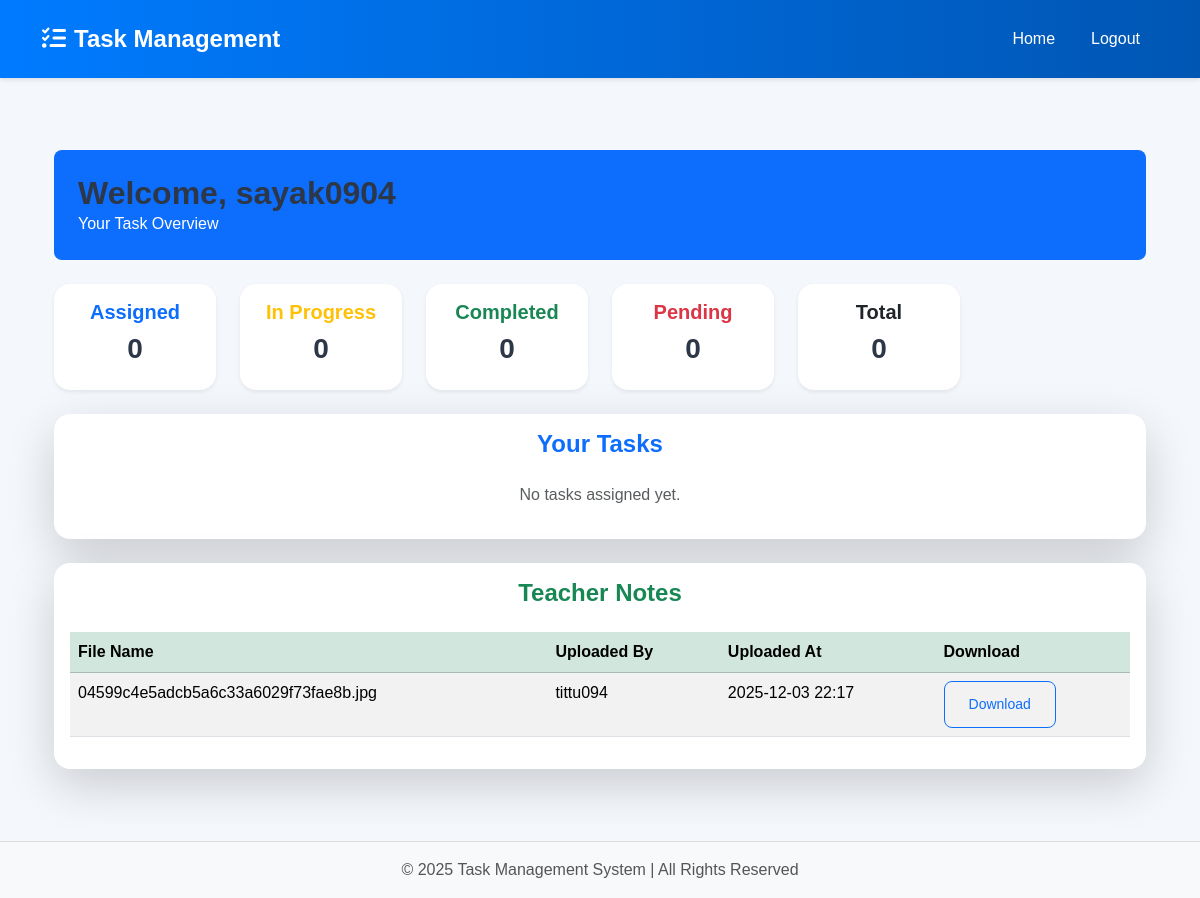
Screenshot of /student_dashboard/ (signed in) with the database file from the repository.
### tasks/models.py (models this page shows, shortened)
class CustomUser(AbstractUser):
    ROLE_CHOICES = [
        ("Admin", "Admin"),
        ("Teacher", "Teacher"),
        ("Student", "Student"),
    ]
    role = models.CharField(max_length=20, choices=ROLE_CHOICES, default="Student")
    otp = models.CharField(max_length=6, blank=True, null=True)
    otp_created_at = models.DateTimeField(blank=True, null=True)
    class Meta:
        permissions = [
            ("manage_users", "Can manage user accounts"),
            ("assign_roles", "Can assign roles to users"),
            ("view_all_tasks", "Can view all tasks in the system"),
        ]

class NotesUpload(models.Model):
    uploaded_by = models.ForeignKey(settings.AUTH_USER_MODEL, on_delete=models.CASCADE)
    file = models.FileField(upload_to="notes/")
    uploaded_at = models.DateTimeField(auto_now_add=True)

### tasks/views.py (the view)
# urls.py: path("student_dashboard/", views.student_dashboard, name="student_dashboard"),
@login_required
def student_dashboard(request):
    tasks = Task.objects.filter(assigned_to=request.user)
    assigned_count = tasks.count()
    in_progress_count = tasks.filter(status="In Progress").count()
    completed_count = tasks.filter(status="Completed").count()
    pending_count = tasks.filter(status="Pending").count()
    notes = NotesUpload.objects.all().order_by("-uploaded_at")
    return render(
        request,
        "tasks/student_dashboard.html",
        {
            "tasks": tasks,
            "assigned_count": assigned_count,
            "in_progress_count": in_progress_count,
            "completed_count": completed_count,
            "pending_count": pending_count,
            "total_count": tasks.count(),
            "notes": notes,
        },
    )

### tasks/templates/tasks/student_dashboard.html (shortened to what this page needs)
{% extends 'tasks/base.html' %}
{% block content %}
<div class="container-fluid py-4">
  <div class="bg-primary text-white p-4 rounded-3 mb-4">
    <h2 class="mb-0">Welcome, {{ request.user.username }}</h2>
    <p class="mb-0">Your Task Overview</p>
  </div>
  <div class="row text-center mb-4">
    <div class="col-md-2">
      <div class="card shadow-sm p-3 rounded-4">
        <h5 class="text-primary">Assigned</h5>
        <h3>{{ assigned_count }}</h3>
      </div>
    </div>
    <div class="col-md-2">
      <div class="card shadow-sm p-3 rounded-4">
        <h5 class="text-warning">In Progress</h5>
        <h3>{{ in_progress_count }}</h3>
      </div>
    </div>
    <div class="col-md-2">
      <div class="card shadow-sm p-3 rounded-4">
        <h5 class="text-success">Completed</h5>
        <h3>{{ completed_count }}</h3>
      </div>
    </div>
    <div class="col-md-2">
      <div class="card shadow-sm p-3 rounded-4">
        <h5 class="text-danger">Pending</h5>
        <h3>{{ pending_count }}</h3>
      </div>
    </div>
    <div class="col-md-2">
      <div class="card shadow-sm p-3 rounded-4">
        <h5 class="text-dark">Total</h5>
        <h3>{{ total_count }}</h3>
      </div>
    </div>
  </div>
  <div class="card shadow-lg rounded-4 mb-4">
    <div class="card-body">
      <h4 class="text-center text-primary mb-4">Your Tasks</h4>
      {% if tasks %}
      <table class="table table-bordered table-hover">
        <thead class="table-primary">
          <tr>
            <th>Title</th>
            <th>Status</th>
            <th>Due Date</th>
            <th>Attachment</th>
          </tr>
        </thead>
        <tbody>
          {% for task in tasks %}
          <tr>
            <td>{{ task.title }}</td>
            <td>{{ task.status }}</td>
            <td>{{ task.due_date|date:"Y-m-d" }}</td>
            <td>
              {% if task.attachment %}
                <a href="{{ task.attachment.url }}" target="_blank">View</a>
              {% else %}
                -
              {% endif %}
            </td>
          </tr>
          {% endfor %}
        </tbody>
      </table>
      {% else %}
      <p class="text-center text-muted">No tasks assigned yet.</p>
      {% endif %}
    </div>
  </div>
  <div class="card shadow-lg rounded-4">
    <div class="card-body">
      <h4 class="text-center text-success mb-4">Teacher Notes</h4>
      {% if notes %}
      <table class="table table-striped table-hover">
        <thead class="table-success">
          <tr>
            <th>File Name</th>
            <th>Uploaded By</th>
            <th>Uploaded At</th>
            <th>Download</th>
          </tr>
        </thead>
        <tbody>
          {% for note in notes %}
          <tr>
            <td>{{ note.file.name|cut:"notes/" }}</td>
            <td>{{ note.uploaded_by.username }}</td>
            <td>{{ note.uploaded_at|date:"Y-m-d H:i" }}</td>
            <td>
              <a href="{{ note.file.url }}" class="btn btn-outline-primary btn-sm" download>
                Download
              </a>
            </td>
          </tr>
          {% endfor %}
        </tbody>
      </table>
      {% else %}
      <p class="text-center text-muted">No notes uploaded yet.</p>
      {% endif %}
    </div>
  </div>
</div>
{% endblock %}

### tasks/static/tasks/css/style.css (style rules this page uses)
body { font-family: "Poppins", sans-serif; background-color: #f4f7fc; color: #333; min-height: 100vh; display: flex; flex-direction: column; }
.btn { font-weight: 500; padding: 0.75rem 1.5rem; border-radius: 8px; transition: all 0.2s ease-in-out; }
.card { border: none; border-radius: 15px; box-shadow: 0 4px 15px rgba(0, 0, 0, 0.1); transition: all 0.3s ease; background: white; }
h1, h2, h3, h4, h5, h6 { font-weight: 600; color: #2d3748; }
a { color: #0d6efd; text-decoration: none; transition: color 0.15s ease-in-out; }

### rows the page displays
CustomUser: user.username "sayak0904"
NotesUpload: file.name "04599c4e5adcb5a6c33a6029f73fae8b.jpg", uploaded_by.username "tittu094", uploaded_at "2025-12-03 22:17"

### other values shown
{{ assigned_count }} "0"
{{ in_progress_count }} "0"
{{ completed_count }} "0"
{{ pending_count }} "0"
{{ total_count }} "0"
